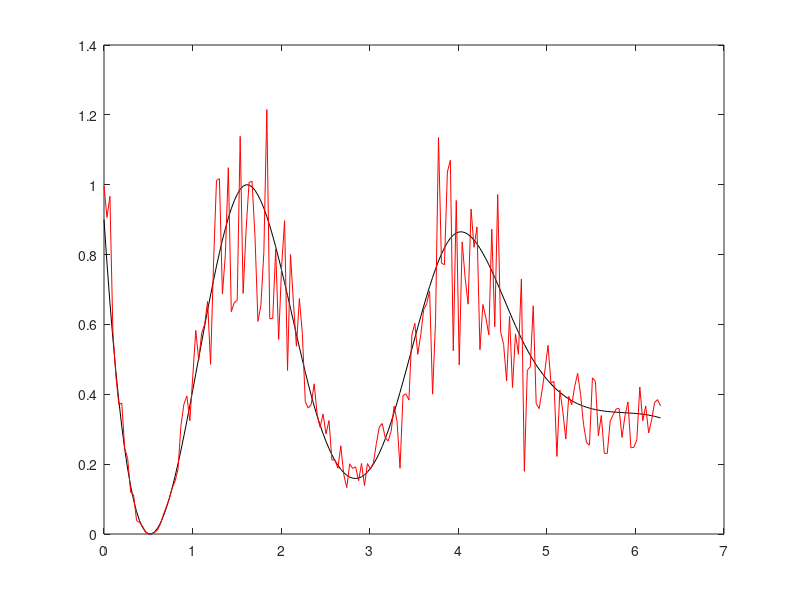

Source code (MATLAB):
clc;
clear;
close all;

%% Load timeseries data
load('IFL_timeseries.mat')
%load('CFL_timeseries.mat')
%load('SFL_timeseries.mat')

%% give noise
noise_list = [5,10,15,20];
for noise_percent = noise_list
    disp(noise_percent)
    y_total_noise = {};
    for i = 1:length(y_total)
        y_tmp = cell2mat(y_total(i));
        y_tmp_noise = y_tmp;
        for j = 1:3
            noise = normrnd(0, noise_percent/100,[length(t),1]);
            y_tmp_noise(:,j) = y_tmp(:,j) .* (1+noise);
        end
        y_total_noise{end+1} = y_tmp_noise;
    end
    filename = ['IFL_timeseries_noise_',num2str(noise_percent)];
    save(filename, 'y_total_noise', 't', 'time_interval','noise_percent')
end

y = cell2mat(y_total(1));
y_noise = cell2mat(y_total_noise(1));

plot(t,y(:,1),'k')
hold on
plot(t, y_noise(:,1),'r')
